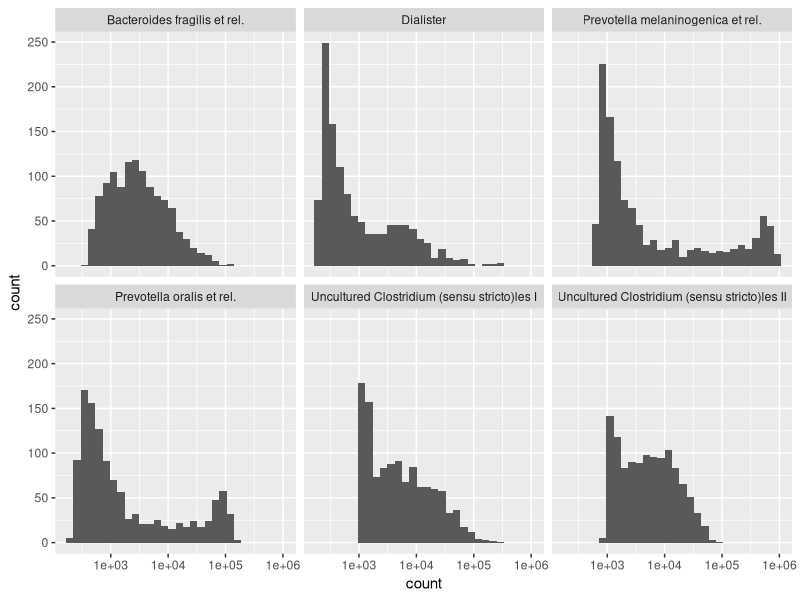

Write R code to recreate this figure.
# Group 3. Microbiome data analysis (Lahti_etal_2014)

# set working directory (yours would be different!!!)
setwd("C:/Users/weiga/Dropbox/CSB-BIOL425/final_projects/group_3_human_microbiome/")

# make sure you're in the right directory
getwd()

# load library
library(tidyverse)

# read meta data
meta <- read_tsv("Metadata.tab")

# To Do:
# plot age distribution
# plot nationality counts
# plot diversity distribution (and explain: how diverse microbiome is individuals
# plot BMI counts
# select subjects with more than one time point

# read count data
seq_cts <- read_tsv("HITChip.tab")
colnames(seq_cts)

# transform to a tidy/long table
ct.long <- seq_cts %>% 
  pivot_longer(2:131, values_to = "count", names_to = "genus")

# Replicate Fig 1.
bimodal_groups <- c( "Bacteroides fragilis et rel.",   "Prevotella melaninogenica et rel.", "Dialister", "Prevotella oralis et rel.",  "Uncultured Clostridium (sensu stricto)les I" , "Uncultured Clostridium (sensu stricto)les II")


ct.bimodal <- ct.long %>% 
  filter(genus %in% bimodal_groups)

ct.bimodal %>% 
  ggplot(aes(x = count)) +
  geom_histogram() +
  facet_wrap(~genus) +
  scale_x_log10()

# To Do

# Replicate Fig 3. Temporal variation (using subjects with more than one time points)

# Replicate Fig 6. Heatmap of combination

# Replicate Fig 7. Heatmap of covariation
# for Replicating Fig 7 heatmap
all_groups <- colnames(seq_cts)[-1] # get all taxa names
other_groups <- all_groups[!(all_groups %in% bimodal_groups)]
cor.seq <- cor(log10(seq_cts[,-1])) # correlation for pairs of columns

# Make a PCA of individuals color by BMI; or Sex

